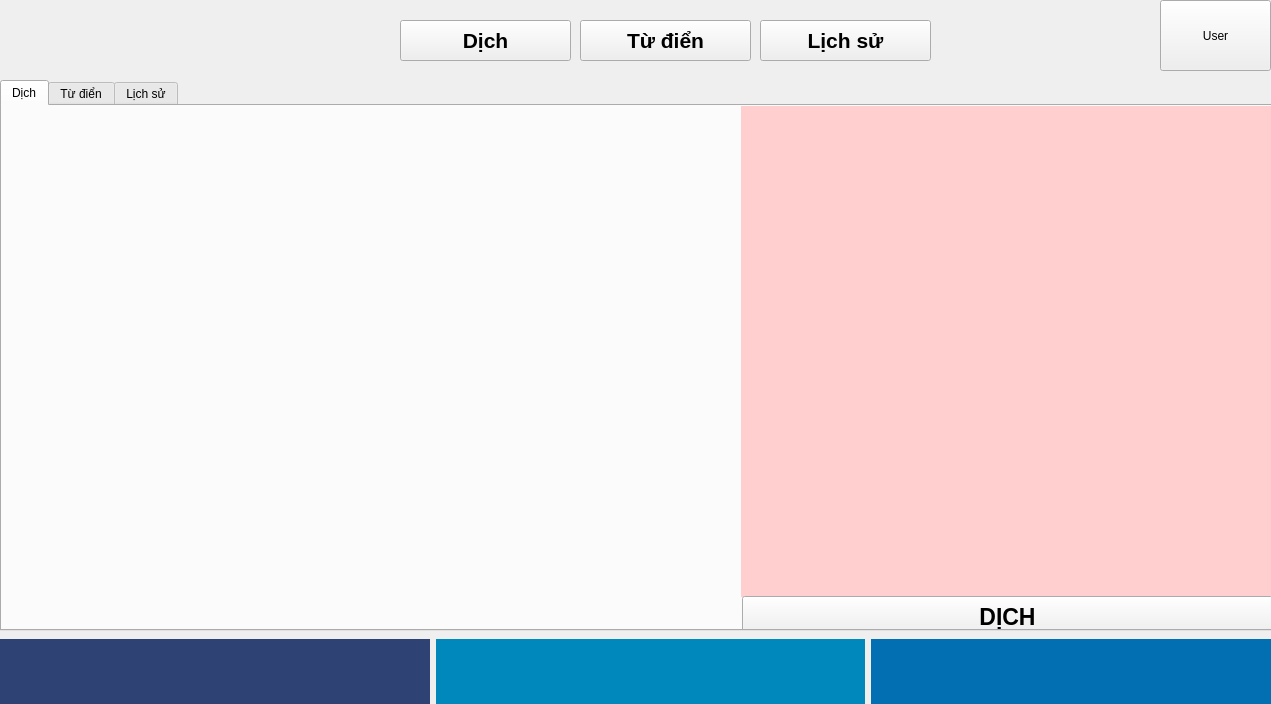
<?xml version="1.0" encoding="UTF-8"?>
<ui version="4.0">
 <class>Form</class>
 <widget class="QWidget" name="Form">
  <property name="geometry">
   <rect>
    <x>0</x>
    <y>0</y>
    <width>1271</width>
    <height>704</height>
   </rect>
  </property>
  <property name="windowTitle">
   <string>Form</string>
  </property>
  <widget class="QWidget" name="widget" native="true">
   <property name="geometry">
    <rect>
     <x>0</x>
     <y>0</y>
     <width>1301</width>
     <height>71</height>
    </rect>
   </property>
   <widget class="QLabel" name="logoImage">
    <property name="geometry">
     <rect>
      <x>0</x>
      <y>0</y>
      <width>351</width>
      <height>71</height>
     </rect>
    </property>
    <property name="text">
     <string>&lt;html&gt;&lt;head/&gt;&lt;body&gt;&lt;p&gt;&lt;img src=&quot;:/image/signassets/logo.png&quot;/&gt;&lt;/p&gt;&lt;/body&gt;&lt;/html&gt;</string>
    </property>
   </widget>
   <widget class="QPushButton" name="btn_user">
    <property name="geometry">
     <rect>
      <x>1160</x>
      <y>0</y>
      <width>111</width>
      <height>71</height>
     </rect>
    </property>
    <property name="text">
     <string>User</string>
    </property>
   </widget>
   <widget class="QPushButton" name="btn_dich">
    <property name="geometry">
     <rect>
      <x>400</x>
      <y>20</y>
      <width>171</width>
      <height>41</height>
     </rect>
    </property>
    <property name="font">
     <font>
      <pointsize>16</pointsize>
      <weight>75</weight>
      <bold>true</bold>
     </font>
    </property>
    <property name="text">
     <string>Dịch</string>
    </property>
   </widget>
   <widget class="QPushButton" name="btn_tu_dien">
    <property name="geometry">
     <rect>
      <x>580</x>
      <y>20</y>
      <width>171</width>
      <height>41</height>
     </rect>
    </property>
    <property name="font">
     <font>
      <pointsize>16</pointsize>
      <weight>75</weight>
      <bold>true</bold>
     </font>
    </property>
    <property name="text">
     <string>Từ điển</string>
    </property>
   </widget>
   <widget class="QPushButton" name="btn_lich_su">
    <property name="geometry">
     <rect>
      <x>760</x>
      <y>20</y>
      <width>171</width>
      <height>41</height>
     </rect>
    </property>
    <property name="font">
     <font>
      <pointsize>16</pointsize>
      <weight>75</weight>
      <bold>true</bold>
     </font>
    </property>
    <property name="text">
     <string>Lịch sử</string>
    </property>
   </widget>
  </widget>
  <widget class="QWidget" name="horizontalLayoutWidget">
   <property name="geometry">
    <rect>
     <x>0</x>
     <y>639</y>
     <width>1301</width>
     <height>71</height>
    </rect>
   </property>
   <layout class="QHBoxLayout" name="horizontalLayout">
    <item>
     <widget class="QWidget" name="widget_5" native="true">
      <property name="styleSheet">
       <string notr="true">
background-color: rgb(46, 67, 115);</string>
      </property>
      <widget class="QLabel" name="label_2">
       <property name="geometry">
        <rect>
         <x>180</x>
         <y>20</y>
         <width>31</width>
         <height>31</height>
        </rect>
       </property>
       <property name="text">
        <string>&lt;html&gt;&lt;head/&gt;&lt;body&gt;&lt;p&gt;&lt;br/&gt;&lt;/p&gt;&lt;/body&gt;&lt;/html&gt;</string>
       </property>
      </widget>
     </widget>
    </item>
    <item>
     <widget class="QWidget" name="widget_2" native="true">
      <property name="styleSheet">
       <string notr="true">
background-color: rgb(0, 135, 187);</string>
      </property>
      <widget class="QLabel" name="label_4">
       <property name="geometry">
        <rect>
         <x>210</x>
         <y>20</y>
         <width>31</width>
         <height>31</height>
        </rect>
       </property>
       <property name="text">
        <string>&lt;html&gt;&lt;head/&gt;&lt;body&gt;&lt;p&gt;&lt;br/&gt;&lt;/p&gt;&lt;/body&gt;&lt;/html&gt;</string>
       </property>
      </widget>
     </widget>
    </item>
    <item>
     <widget class="QWidget" name="widget_4" native="true">
      <property name="styleSheet">
       <string notr="true">
background-color: rgb(1, 111, 178);</string>
      </property>
      <widget class="QLabel" name="label_3">
       <property name="geometry">
        <rect>
         <x>210</x>
         <y>20</y>
         <width>31</width>
         <height>31</height>
        </rect>
       </property>
       <property name="text">
        <string>&lt;html&gt;&lt;head/&gt;&lt;body&gt;&lt;p&gt;&lt;br/&gt;&lt;/p&gt;&lt;/body&gt;&lt;/html&gt;</string>
       </property>
      </widget>
     </widget>
    </item>
   </layout>
  </widget>
  <widget class="QTabWidget" name="tabWidget">
   <property name="geometry">
    <rect>
     <x>0</x>
     <y>80</y>
     <width>1281</width>
     <height>551</height>
    </rect>
   </property>
   <property name="currentIndex">
    <number>0</number>
   </property>
   <widget class="QWidget" name="tab_dich">
    <attribute name="title">
     <string>Dịch</string>
    </attribute>
    <widget class="QLabel" name="video_dich">
     <property name="geometry">
      <rect>
       <x>739</x>
       <y>0</y>
       <width>531</width>
       <height>491</height>
      </rect>
     </property>
     <property name="styleSheet">
      <string notr="true">background-color: rgb(255, 206, 206);</string>
     </property>
     <property name="text">
      <string/>
     </property>
    </widget>
    <widget class="QPushButton" name="btn_dich_tu">
     <property name="geometry">
      <rect>
       <x>740</x>
       <y>490</y>
       <width>531</width>
       <height>41</height>
      </rect>
     </property>
     <property name="font">
      <font>
       <pointsize>17</pointsize>
       <weight>75</weight>
       <bold>true</bold>
      </font>
     </property>
     <property name="text">
      <string>DỊCH</string>
     </property>
    </widget>
   </widget>
   <widget class="QWidget" name="tab_tu_dien">
    <attribute name="title">
     <string>Từ điển</string>
    </attribute>
    <widget class="QListWidget" name="list_view_tu_dien">
     <property name="geometry">
      <rect>
       <x>0</x>
       <y>40</y>
       <width>221</width>
       <height>491</height>
      </rect>
     </property>
     <property name="styleSheet">
      <string notr="true">color: rgb(114, 114, 114);
background-color: rgb(195, 195, 195);
selection-color: rgb(255, 255, 255);
selection-background-color: rgb(114, 114, 114);
</string>
     </property>
     <item>
      <property name="text">
       <string>New Item</string>
      </property>
      <property name="font">
       <font>
        <pointsize>12</pointsize>
        <weight>50</weight>
        <bold>false</bold>
       </font>
      </property>
     </item>
     <item>
      <property name="text">
       <string>New Item</string>
      </property>
      <property name="font">
       <font>
        <pointsize>13</pointsize>
        <weight>75</weight>
        <bold>true</bold>
       </font>
      </property>
     </item>
    </widget>
    <widget class="QLabel" name="video">
     <property name="geometry">
      <rect>
       <x>800</x>
       <y>40</y>
       <width>471</width>
       <height>441</height>
      </rect>
     </property>
     <property name="styleSheet">
      <string notr="true">background-color: rgb(0, 0, 127);</string>
     </property>
     <property name="text">
      <string/>
     </property>
    </widget>
    <widget class="QLabel" name="lable_ten_hanh_dong">
     <property name="geometry">
      <rect>
       <x>800</x>
       <y>480</y>
       <width>471</width>
       <height>41</height>
      </rect>
     </property>
     <property name="styleSheet">
      <string notr="true">background-color: rgb(217, 217, 217);</string>
     </property>
     <property name="text">
      <string>&lt;html&gt;&lt;head/&gt;&lt;body&gt;&lt;p align=&quot;center&quot;&gt;&lt;span style=&quot; font-size:16pt; font-weight:600;&quot;&gt;Cha&lt;/span&gt;&lt;/p&gt;&lt;/body&gt;&lt;/html&gt;</string>
     </property>
    </widget>
    <widget class="QLabel" name="lable_giai_thich">
     <property name="geometry">
      <rect>
       <x>220</x>
       <y>40</y>
       <width>581</width>
       <height>481</height>
      </rect>
     </property>
     <property name="styleSheet">
      <string notr="true">background-color: rgb(236, 236, 236);</string>
     </property>
     <property name="text">
      <string>&lt;html&gt;&lt;head/&gt;&lt;body&gt;&lt;p&gt;&lt;span style=&quot; font-size:16pt; font-weight:600;&quot;&gt;adá&lt;/span&gt;&lt;/p&gt;&lt;p&gt;&lt;span style=&quot; font-size:16pt; font-weight:600;&quot;&gt;áđá&lt;/span&gt;&lt;/p&gt;&lt;p&gt;&lt;span style=&quot; font-size:16pt; font-weight:600;&quot;&gt;áđâs&lt;/span&gt;&lt;/p&gt;&lt;/body&gt;&lt;/html&gt;</string>
     </property>
     <property name="margin">
      <number>20</number>
     </property>
    </widget>
    <widget class="QTextEdit" name="btn_tim_kiem">
     <property name="geometry">
      <rect>
       <x>400</x>
       <y>0</y>
       <width>531</width>
       <height>31</height>
      </rect>
     </property>
     <property name="contextMenuPolicy">
      <enum>Qt::DefaultContextMenu</enum>
     </property>
     <property name="autoFillBackground">
      <bool>false</bool>
     </property>
     <property name="styleSheet">
      <string notr="true">border-color: rgb(0, 0, 0);
border-top-color: rgb(0, 0, 0);</string>
     </property>
     <property name="locale">
      <locale language="Vietnamese" country="Vietnam"/>
     </property>
     <property name="inputMethodHints">
      <set>Qt::ImhHiddenText|Qt::ImhMultiLine</set>
     </property>
     <property name="html">
      <string>&lt;!DOCTYPE HTML PUBLIC &quot;-//W3C//DTD HTML 4.0//EN&quot; &quot;http://www.w3.org/TR/REC-html40/strict.dtd&quot;&gt;
&lt;html&gt;&lt;head&gt;&lt;meta name=&quot;qrichtext&quot; content=&quot;1&quot; /&gt;&lt;style type=&quot;text/css&quot;&gt;
p, li { white-space: pre-wrap; }
&lt;/style&gt;&lt;/head&gt;&lt;body style=&quot; font-family:'MS Shell Dlg 2'; font-size:8.25pt; font-weight:400; font-style:normal;&quot;&gt;
&lt;p style=&quot; margin-top:0px; margin-bottom:0px; margin-left:0px; margin-right:0px; -qt-block-indent:0; text-indent:0px;&quot;&gt;search&lt;/p&gt;&lt;/body&gt;&lt;/html&gt;</string>
     </property>
    </widget>
   </widget>
   <widget class="QWidget" name="tab_lich_su">
    <attribute name="title">
     <string>Lịch sử</string>
    </attribute>
    <widget class="QLabel" name="lable_lich_su">
     <property name="geometry">
      <rect>
       <x>0</x>
       <y>0</y>
       <width>1271</width>
       <height>521</height>
      </rect>
     </property>
     <property name="text">
      <string>TextLabel</string>
     </property>
    </widget>
   </widget>
  </widget>
 </widget>
 <resources>
  <include location="E:/image.qrc"/>
 </resources>
 <connections/>
</ui>
